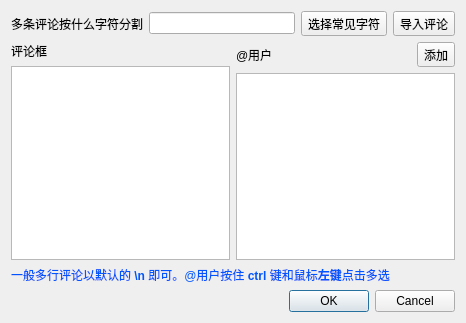
<?xml version="1.0" encoding="UTF-8"?>
<ui version="4.0">
 <class>editCommentDialog</class>
 <widget class="QDialog" name="editCommentDialog">
  <property name="geometry">
   <rect>
    <x>0</x>
    <y>0</y>
    <width>466</width>
    <height>323</height>
   </rect>
  </property>
  <property name="windowTitle">
   <string>配置 - 编辑评论</string>
  </property>
  <layout class="QVBoxLayout" name="verticalLayout">
   <item>
    <layout class="QHBoxLayout" name="horizontalLayout">
     <item>
      <widget class="QLabel" name="label_4">
       <property name="text">
        <string>多条评论按什么字符分割</string>
       </property>
      </widget>
     </item>
     <item>
      <widget class="QLineEdit" name="split_char_edit"/>
     </item>
     <item>
      <widget class="QToolButton" name="select_common_char_btn">
       <property name="text">
        <string>选择常见字符</string>
       </property>
      </widget>
     </item>
     <item>
      <widget class="QToolButton" name="import_file_btn">
       <property name="sizePolicy">
        <sizepolicy hsizetype="Minimum" vsizetype="Fixed">
         <horstretch>0</horstretch>
         <verstretch>0</verstretch>
        </sizepolicy>
       </property>
       <property name="text">
        <string>导入评论</string>
       </property>
      </widget>
     </item>
    </layout>
   </item>
   <item>
    <layout class="QHBoxLayout" name="horizontalLayout_2">
     <item>
      <layout class="QVBoxLayout" name="verticalLayout_2">
       <item>
        <layout class="QHBoxLayout" name="horizontalLayout_4">
         <item>
          <widget class="QLabel" name="label_2">
           <property name="text">
            <string>评论框</string>
           </property>
          </widget>
         </item>
        </layout>
       </item>
       <item>
        <widget class="QPlainTextEdit" name="comment_edit">
         <property name="sizePolicy">
          <sizepolicy hsizetype="Expanding" vsizetype="Expanding">
           <horstretch>0</horstretch>
           <verstretch>0</verstretch>
          </sizepolicy>
         </property>
        </widget>
       </item>
      </layout>
     </item>
     <item>
      <layout class="QVBoxLayout" name="verticalLayout_3">
       <item>
        <layout class="QHBoxLayout" name="horizontalLayout_3">
         <item>
          <widget class="QLabel" name="label_3">
           <property name="text">
            <string>@用户</string>
           </property>
          </widget>
         </item>
         <item>
          <widget class="QToolButton" name="create_at_user_btn">
           <property name="text">
            <string>添加</string>
           </property>
          </widget>
         </item>
        </layout>
       </item>
       <item>
        <widget class="QListView" name="at_users_list">
         <property name="sizePolicy">
          <sizepolicy hsizetype="Expanding" vsizetype="Expanding">
           <horstretch>0</horstretch>
           <verstretch>0</verstretch>
          </sizepolicy>
         </property>
         <property name="selectionMode">
          <enum>QAbstractItemView::ExtendedSelection</enum>
         </property>
         <property name="itemAlignment">
          <set>Qt::AlignCenter</set>
         </property>
        </widget>
       </item>
      </layout>
     </item>
    </layout>
   </item>
   <item>
    <widget class="QLabel" name="label">
     <property name="text">
      <string>&lt;html&gt;&lt;head/&gt;&lt;body&gt;&lt;p&gt;&lt;span style=&quot; color:#0055ff;&quot;&gt;一般多行评论以默认的&lt;/span&gt;&lt;span style=&quot; font-weight:600; color:#0055ff;&quot;&gt; \n &lt;/span&gt;&lt;span style=&quot; color:#0055ff;&quot;&gt;即可。@用户按住 &lt;/span&gt;&lt;span style=&quot; font-weight:700; color:#0055ff;&quot;&gt;ctrl&lt;/span&gt;&lt;span style=&quot; color:#0055ff;&quot;&gt; 键和鼠标&lt;/span&gt;&lt;span style=&quot; font-weight:700; color:#0055ff;&quot;&gt;左键&lt;/span&gt;&lt;span style=&quot; color:#0055ff;&quot;&gt;点击多选&lt;/span&gt;&lt;/p&gt;&lt;/body&gt;&lt;/html&gt;</string>
     </property>
     <property name="scaledContents">
      <bool>false</bool>
     </property>
     <property name="wordWrap">
      <bool>true</bool>
     </property>
    </widget>
   </item>
   <item>
    <widget class="QDialogButtonBox" name="buttonBox">
     <property name="orientation">
      <enum>Qt::Horizontal</enum>
     </property>
     <property name="standardButtons">
      <set>QDialogButtonBox::Cancel|QDialogButtonBox::Ok</set>
     </property>
    </widget>
   </item>
  </layout>
 </widget>
 <resources/>
 <connections>
  <connection>
   <sender>buttonBox</sender>
   <signal>accepted()</signal>
   <receiver>editCommentDialog</receiver>
   <slot>accept()</slot>
   <hints>
    <hint type="sourcelabel">
     <x>199</x>
     <y>279</y>
    </hint>
    <hint type="destinationlabel">
     <x>199</x>
     <y>149</y>
    </hint>
   </hints>
  </connection>
  <connection>
   <sender>buttonBox</sender>
   <signal>rejected()</signal>
   <receiver>editCommentDialog</receiver>
   <slot>reject()</slot>
   <hints>
    <hint type="sourcelabel">
     <x>199</x>
     <y>279</y>
    </hint>
    <hint type="destinationlabel">
     <x>199</x>
     <y>149</y>
    </hint>
   </hints>
  </connection>
 </connections>
</ui>
